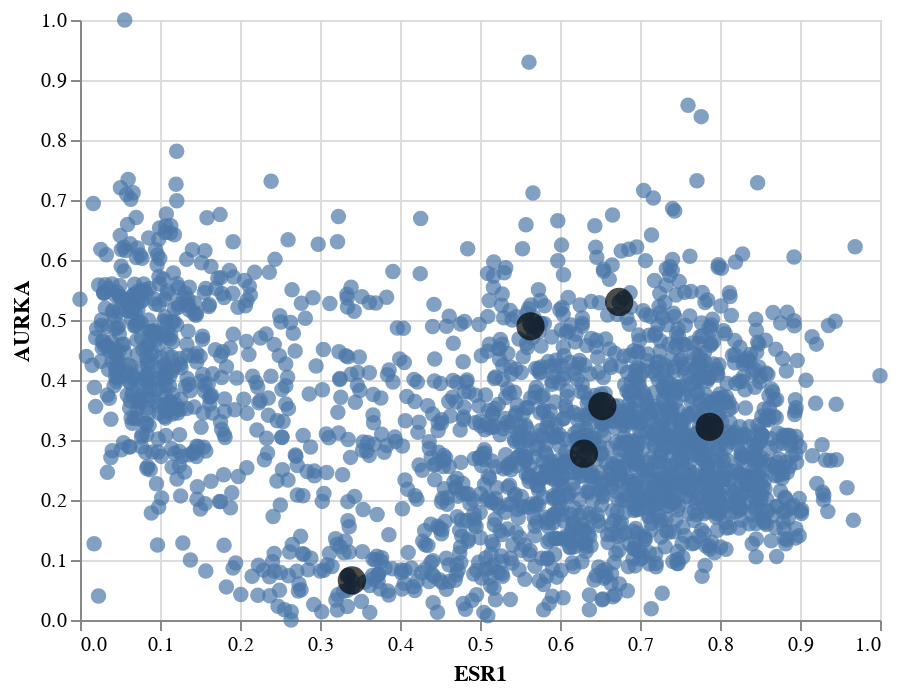

The cell this chart's notebook holds for it:
### Code cell
import altair as alt

alt.Chart(X).mark_circle(size=60).encode(
    x='ESR1',
    y='AURKA') + \
alt.Chart(means).mark_circle(color='black',size=200).encode(
    x='ESR1',
    y='AURKA')

### Figure 1 — Vega-Lite specification as saved in the notebook (floating-point values rounded to 4 significant figures; data arrays with more than 128 entries replaced by an {"elided": "..."} marker saying what was removed)
{"config": {"view": {"continuousWidth": 400, "continuousHeight": 300}}, "layer": [{"data": {"name": "data-abc63025f62d8b5fde3a399607a1f7a9"}, "mark": {"type": "circle", "size": 60}, "encoding": {"x": {"type": "quantitative", "field": "ESR1"}, "y": {"type": "quantitative", "field": "AURKA"}}}, {"data": {"name": "data-9d7493cceb56effb772ce4a40ec6e5b9"}, "mark": {"type": "circle", "color": "black", "size": 200}, "encoding": {"x": {"type": "quantitative", "field": "ESR1"}, "y": {"type": "quantitative", "field": "AURKA"}}}], "$schema": "https://vega.github.io/schema/vega-lite/v4.8.1.json", "datasets": {"data-abc63025f62d8b5fde3a399607a1f7a9": {"elided": "2133 records"}, "data-9d7493cceb56effb772ce4a40ec6e5b9": [{"ESR1": 0.3399, "AURKA": 0.06591}, {"ESR1": 0.787, "AURKA": 0.322}, {"ESR1": 0.6529, "AURKA": 0.3566}, {"ESR1": 0.5631, "AURKA": 0.4894}, {"ESR1": 0.6299, "AURKA": 0.2772}, {"ESR1": 0.674, "AURKA": 0.5302}]}}
